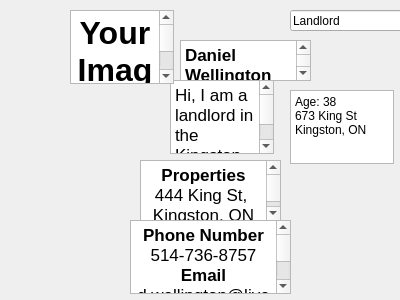
<?xml version="1.0" encoding="UTF-8"?>
<ui version="4.0">
 <class>Profile</class>
 <widget class="QWidget" name="Profile">
  <property name="geometry">
   <rect>
    <x>0</x>
    <y>0</y>
    <width>400</width>
    <height>300</height>
   </rect>
  </property>
  <property name="windowTitle">
   <string>Profile</string>
  </property>
  <widget class="QTextEdit" name="textEdit">
   <property name="geometry">
    <rect>
     <x>180</x>
     <y>40</y>
     <width>131</width>
     <height>41</height>
    </rect>
   </property>
   <property name="html">
    <string>&lt;!DOCTYPE HTML PUBLIC &quot;-//W3C//DTD HTML 4.0//EN&quot; &quot;http://www.w3.org/TR/REC-html40/strict.dtd&quot;&gt;
&lt;html&gt;&lt;head&gt;&lt;meta name=&quot;qrichtext&quot; content=&quot;1&quot; /&gt;&lt;style type=&quot;text/css&quot;&gt;
p, li { white-space: pre-wrap; }
&lt;/style&gt;&lt;/head&gt;&lt;body style=&quot; font-family:'.SF NS Text'; font-size:13pt; font-weight:400; font-style:normal;&quot;&gt;
&lt;p style=&quot; margin-top:0px; margin-bottom:0px; margin-left:0px; margin-right:0px; -qt-block-indent:0; text-indent:0px;&quot;&gt;&lt;span style=&quot; font-weight:600;&quot;&gt;Daniel Wellington&lt;/span&gt;&lt;/p&gt;&lt;/body&gt;&lt;/html&gt;</string>
   </property>
  </widget>
  <widget class="QTextEdit" name="textEdit_2">
   <property name="geometry">
    <rect>
     <x>170</x>
     <y>80</y>
     <width>104</width>
     <height>74</height>
    </rect>
   </property>
   <property name="html">
    <string>&lt;!DOCTYPE HTML PUBLIC &quot;-//W3C//DTD HTML 4.0//EN&quot; &quot;http://www.w3.org/TR/REC-html40/strict.dtd&quot;&gt;
&lt;html&gt;&lt;head&gt;&lt;meta name=&quot;qrichtext&quot; content=&quot;1&quot; /&gt;&lt;style type=&quot;text/css&quot;&gt;
p, li { white-space: pre-wrap; }
&lt;/style&gt;&lt;/head&gt;&lt;body style=&quot; font-family:'.SF NS Text'; font-size:13pt; font-weight:400; font-style:normal;&quot;&gt;
&lt;p style=&quot; margin-top:0px; margin-bottom:0px; margin-left:0px; margin-right:0px; -qt-block-indent:0; text-indent:0px;&quot;&gt;Hi, I am a landlord in the Kingston area.&lt;/p&gt;&lt;/body&gt;&lt;/html&gt;</string>
   </property>
  </widget>
  <widget class="QPlainTextEdit" name="plainTextEdit_2">
   <property name="geometry">
    <rect>
     <x>290</x>
     <y>90</y>
     <width>104</width>
     <height>74</height>
    </rect>
   </property>
   <property name="plainText">
    <string>Age: 38
673 King St
Kingston, ON</string>
   </property>
  </widget>
  <widget class="QTextEdit" name="textEdit_3">
   <property name="geometry">
    <rect>
     <x>130</x>
     <y>220</y>
     <width>161</width>
     <height>74</height>
    </rect>
   </property>
   <property name="autoFillBackground">
    <bool>false</bool>
   </property>
   <property name="html">
    <string>&lt;!DOCTYPE HTML PUBLIC &quot;-//W3C//DTD HTML 4.0//EN&quot; &quot;http://www.w3.org/TR/REC-html40/strict.dtd&quot;&gt;
&lt;html&gt;&lt;head&gt;&lt;meta name=&quot;qrichtext&quot; content=&quot;1&quot; /&gt;&lt;style type=&quot;text/css&quot;&gt;
p, li { white-space: pre-wrap; }
&lt;/style&gt;&lt;/head&gt;&lt;body style=&quot; font-family:'.SF NS Text'; font-size:13pt; font-weight:400; font-style:normal;&quot;&gt;
&lt;p align=&quot;center&quot; style=&quot; margin-top:0px; margin-bottom:0px; margin-left:0px; margin-right:0px; -qt-block-indent:0; text-indent:0px;&quot;&gt;&lt;span style=&quot; font-weight:600;&quot;&gt;Phone Number&lt;/span&gt;&lt;/p&gt;
&lt;p align=&quot;center&quot; style=&quot; margin-top:0px; margin-bottom:0px; margin-left:0px; margin-right:0px; -qt-block-indent:0; text-indent:0px;&quot;&gt;514-736-8757&lt;/p&gt;
&lt;p align=&quot;center&quot; style=&quot; margin-top:0px; margin-bottom:0px; margin-left:0px; margin-right:0px; -qt-block-indent:0; text-indent:0px;&quot;&gt;&lt;span style=&quot; font-weight:600;&quot;&gt;Email&lt;/span&gt;&lt;/p&gt;
&lt;p align=&quot;center&quot; style=&quot; margin-top:0px; margin-bottom:0px; margin-left:0px; margin-right:0px; -qt-block-indent:0; text-indent:0px;&quot;&gt;d.wellington@live.com&lt;/p&gt;
&lt;p style=&quot;-qt-paragraph-type:empty; margin-top:0px; margin-bottom:0px; margin-left:0px; margin-right:0px; -qt-block-indent:0; text-indent:0px; font-weight:600;&quot;&gt;&lt;br /&gt;&lt;/p&gt;&lt;/body&gt;&lt;/html&gt;</string>
   </property>
  </widget>
  <widget class="QTextEdit" name="textEdit_4">
   <property name="geometry">
    <rect>
     <x>70</x>
     <y>10</y>
     <width>104</width>
     <height>74</height>
    </rect>
   </property>
   <property name="html">
    <string>&lt;!DOCTYPE HTML PUBLIC &quot;-//W3C//DTD HTML 4.0//EN&quot; &quot;http://www.w3.org/TR/REC-html40/strict.dtd&quot;&gt;
&lt;html&gt;&lt;head&gt;&lt;meta name=&quot;qrichtext&quot; content=&quot;1&quot; /&gt;&lt;style type=&quot;text/css&quot;&gt;
p, li { white-space: pre-wrap; }
&lt;/style&gt;&lt;/head&gt;&lt;body style=&quot; font-family:'.SF NS Text'; font-size:13pt; font-weight:400; font-style:normal;&quot;&gt;
&lt;p align=&quot;center&quot; style=&quot; margin-top:0px; margin-bottom:0px; margin-left:0px; margin-right:0px; -qt-block-indent:0; text-indent:0px;&quot;&gt;&lt;span style=&quot; font-size:24pt; font-weight:600;&quot;&gt;Your Image&lt;/span&gt;&lt;/p&gt;&lt;/body&gt;&lt;/html&gt;</string>
   </property>
  </widget>
  <widget class="QLineEdit" name="lineEdit">
   <property name="geometry">
    <rect>
     <x>290</x>
     <y>10</y>
     <width>113</width>
     <height>21</height>
    </rect>
   </property>
   <property name="text">
    <string>Landlord</string>
   </property>
  </widget>
  <widget class="QTextEdit" name="textEdit_5">
   <property name="geometry">
    <rect>
     <x>140</x>
     <y>160</y>
     <width>141</width>
     <height>61</height>
    </rect>
   </property>
   <property name="html">
    <string>&lt;!DOCTYPE HTML PUBLIC &quot;-//W3C//DTD HTML 4.0//EN&quot; &quot;http://www.w3.org/TR/REC-html40/strict.dtd&quot;&gt;
&lt;html&gt;&lt;head&gt;&lt;meta name=&quot;qrichtext&quot; content=&quot;1&quot; /&gt;&lt;style type=&quot;text/css&quot;&gt;
p, li { white-space: pre-wrap; }
&lt;/style&gt;&lt;/head&gt;&lt;body style=&quot; font-family:'.SF NS Text'; font-size:13pt; font-weight:400; font-style:normal;&quot;&gt;
&lt;p align=&quot;center&quot; style=&quot; margin-top:0px; margin-bottom:0px; margin-left:0px; margin-right:0px; -qt-block-indent:0; text-indent:0px;&quot;&gt;&lt;span style=&quot; font-weight:600;&quot;&gt;Properties&lt;/span&gt;&lt;/p&gt;
&lt;p align=&quot;center&quot; style=&quot; margin-top:0px; margin-bottom:0px; margin-left:0px; margin-right:0px; -qt-block-indent:0; text-indent:0px;&quot;&gt;444 King St, &lt;/p&gt;
&lt;p align=&quot;center&quot; style=&quot; margin-top:0px; margin-bottom:0px; margin-left:0px; margin-right:0px; -qt-block-indent:0; text-indent:0px;&quot;&gt;Kingston, ON&lt;/p&gt;&lt;/body&gt;&lt;/html&gt;</string>
   </property>
  </widget>
 </widget>
 <layoutdefault spacing="6" margin="11"/>
 <resources/>
 <connections/>
</ui>
